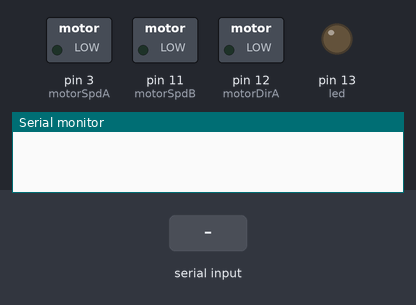
Simulated run of this sketch. Board: Arduino Uno, built with avr-gcc and run on an emulated ATmega328P. Shown: switched loads named in the sketch (green lamp = pin HIGH), output pins drawn as LEDs (lit = HIGH), the last lines printed to the serial monitor. The test bench sets the inputs (shaded band).

Above: at 1.2 s.
1.3 s: "f\n" received over the second serial link
At 2.5 s:
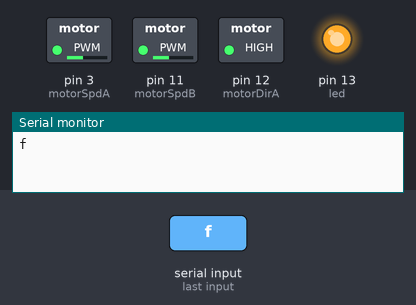
2.8 s: "b\n" received over the second serial link
At 3.6 s:
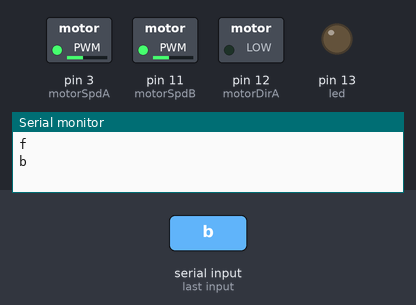
4.3 s: "s\n" received over the second serial link
At 4.8 s:
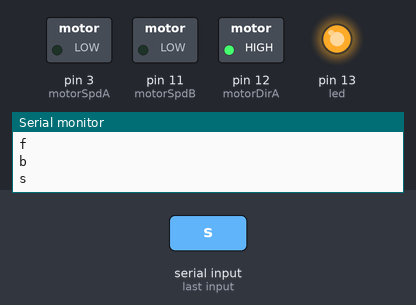
5.8 s: "l\n" received over the second serial link
At 7.0 s:
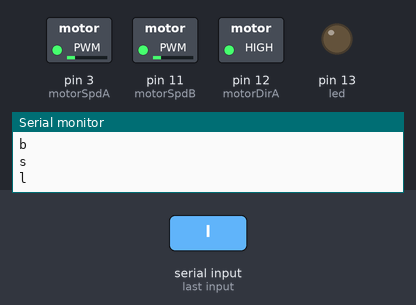
7.3 s: "r\n" received over the second serial link
At 8.2 s:
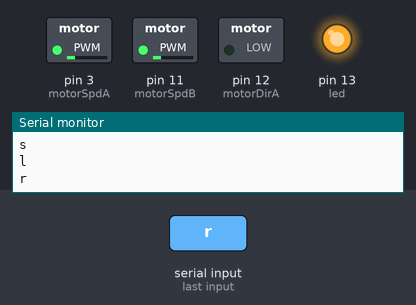
Timing chart, 0 to 9.8 s (numbered marks = the images above; inputs shaded):
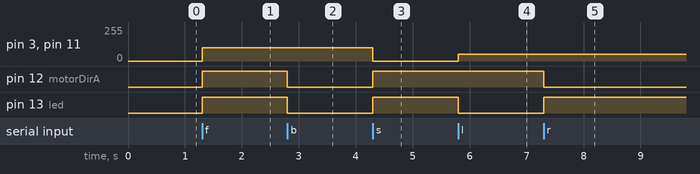

Measured:
- after the input at 1.3 s, pin 3 (motorSpdA), pin 11 (motorSpdB): 0/255 → 100/255 at once; pin 12 (motorDirA), pin 13 (led): LOW → HIGH at once
- after the input at 2.8 s, pin 12 (motorDirA), pin 13 (led): HIGH → LOW at once
- after the input at 4.3 s, pin 3 (motorSpdA), pin 11 (motorSpdB): 100/255 → 0/255 at once; pin 12 (motorDirA), pin 13 (led): LOW → HIGH at once
- after the input at 5.8 s, pin 3 (motorSpdA), pin 11 (motorSpdB): 0/255 → 50/255 at once; pin 13 (led): HIGH → LOW at once
- after the input at 7.3 s, pin 12 (motorDirA): HIGH → LOW at once; pin 13 (led): LOW → HIGH at once

The sketch:

demo_program.ino
```cpp
//we need to use a serial library, not the default tx/rx pins. That would interfere with downloading
#include <SoftwareSerial.h>
#define RX 4
#define TX 5
SoftwareSerial wifiSerial(RX, TX);

//define the pins we're using.
int led = 13;

//note that we're using 'A/B' rather than 'L/R'.
//we don't know, or care, which is left or right.
//we'll fix it later by setting some flags.
int motorDirA = 12;
int motorDirB = 13;
int motorSpdA = 3;
int motorSpdB = 11;


//these two flags indicate if we need to flip one of the motors, globally.
bool flipA = false;     // is motorA backwards?
bool flipB = false;     // is motorB backwards?
bool flipSpin = false;  // do we spin in the wrong direction?

//helper function to deal with motor direction bits.
//This allows us to easily flip a motor direction if we have
//a motor wired the wrong way.
int dir(bool desired, bool flip) {
  if (flip) { desired = !desired; }
  return (int)desired;
}

//function to move forward and backwards
//use speed=0 to stop.
void go(bool forward, int speed) {
  digitalWrite(motorDirA, dir(forward,flipA) ); //spin both motors in the same direction
  digitalWrite(motorDirB, dir(forward,flipB) ); //spin both motors in the same direction
  analogWrite(motorSpdA, speed);
  analogWrite(motorSpdB, speed);
}
//function to spin, given direction and speed
void spin(bool left, int speed) {
  if (flipSpin) { left = !left; }
  digitalWrite(motorDirA, dir( left,flipA) );     //spin one motor one direction
  digitalWrite(motorDirB, dir(!left,flipB) );    //spin the other motor another direction
  analogWrite(motorSpdA, speed);
  analogWrite(motorSpdB, speed);
}


// the setup routine runs once when you press reset:
void setup() {

  // initialize all our control pins to be outputs
  pinMode(led, OUTPUT);
  pinMode(motorSpdA, OUTPUT);
  pinMode(motorSpdB, OUTPUT);
  pinMode(motorDirA, OUTPUT);
  pinMode(motorDirB, OUTPUT);

  //set the motors off.
  analogWrite(motorSpdA, 0);
  analogWrite(motorSpdB,  0);

  //initialie the hardware serial port.
  Serial.begin(9600);
  wifiSerial.begin(9600);


}

// the loop routine runs over and over again forever:
void loop() {
  //we check if we have received anything on the serial port
  if (wifiSerial.available() > 0){
    //if there is something waiting, read a character, and deal with it.
    char c = wifiSerial.read();
    Serial.print(c); //echo everything we receive over USB for debug
    wifiSerial.print(".");
    if (c=='f') { go(true, 100); }
    else if (c=='b') { go(false, 100); }
    else if (c=='s') { go(true, 0); }
    else if (c=='l') { spin(true, 50); }
    else if (c=='r') { spin(false, 50); }
    else if (c=='A') { flipA = !flipA; }
    else if (c=='B') { flipB = !flipB; }
    else if (c=='S') { flipSpin = !flipSpin; }
    else if (c=='\n') { } //ignore new lines
    else if (c=='\r') { } //ignore cariage returns
    else { wifiSerial.print("!"); }
  }
}
```
